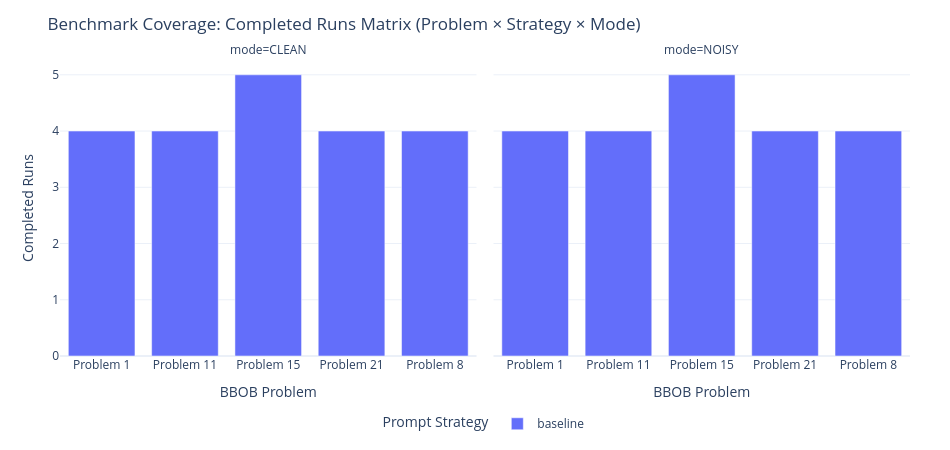

Source (notebook cell):
### Markdown cell above
## 2. Benchmark Coverage Matrix

### 🎯 Why we do this plot:
Cross-validation requires **matched pairs** — every configuration (Problem ID $\times$ Prompt Strategy) evaluated in CLEAN mode must have a corresponding run in NOISY mode. This plot verifies that our matrix is balanced and unbiased.

### 📖 How to read it:
- **X-axis**: BBOB Benchmark Target Problems (Problem 1, 8, 11, 15, 21).
- **Y-axis**: Number of completed experiment runs.
- **Faceted Panels**: Left panel shows `CLEAN` mode; right panel shows `NOISY` mode.

### 💡 Key Takeaway:
All 5 BBOB target problems have balanced, completed experiment runs across both CLEAN and NOISY modes, establishing a valid dataset for cross-validation.

### Code cell
# Plot 2: Coverage Heatmap Across Problem, Strategy, and Mode
df_completed = df_exp[df_exp['status'] == 'completed']
coverage = df_completed.groupby(['problem_label', 'prompt_strategy', 'mode']).size().reset_index(name='runs')

fig_cov = px.bar(
    coverage,
    x='problem_label',
    y='runs',
    color='prompt_strategy',
    facet_col='mode',
    barmode='group',
    title='Benchmark Coverage: Completed Runs Matrix (Problem × Strategy × Mode)',
    labels={'problem_label': 'BBOB Problem', 'runs': 'Completed Runs', 'prompt_strategy': 'Prompt Strategy'}
)
apply_clean_layout(fig_cov, height=450, width=950)
fig_cov.show()

### Figure 1 — Plotly figure (JSON) as saved in the notebook; plotly's stock layout.template omitted (floating-point values rounded to 4 significant figures)
{"data": [{"alignmentgroup": "True", "hovertemplate": "Prompt Strategy=baseline<br>mode=CLEAN<br>BBOB Problem=%{x}<br>Completed Runs=%{y}<extra></extra>", "legendgroup": "baseline", "marker": {"color": "#636efa", "pattern": {"shape": ""}}, "name": "baseline", "offsetgroup": "baseline", "orientation": "v", "showlegend": true, "textposition": "auto", "type": "bar", "x": ["Problem 1", "Problem 11", "Problem 15", "Problem 21", "Problem 8"], "xaxis": "x", "y": [4, 4, 5, 4, 4], "yaxis": "y"}, {"alignmentgroup": "True", "hovertemplate": "Prompt Strategy=baseline<br>mode=NOISY<br>BBOB Problem=%{x}<br>Completed Runs=%{y}<extra></extra>", "legendgroup": "baseline", "marker": {"color": "#636efa", "pattern": {"shape": ""}}, "name": "baseline", "offsetgroup": "baseline", "orientation": "v", "showlegend": false, "textposition": "auto", "type": "bar", "x": ["Problem 1", "Problem 11", "Problem 15", "Problem 21", "Problem 8"], "xaxis": "x2", "y": [4, 4, 5, 4, 4], "yaxis": "y2"}], "layout": {"annotations": [{"font": {}, "showarrow": false, "text": "mode=CLEAN", "x": 0.245, "xanchor": "center", "xref": "paper", "y": 1, "yanchor": "bottom", "yref": "paper"}, {"font": {}, "showarrow": false, "text": "mode=NOISY", "x": 0.755, "xanchor": "center", "xref": "paper", "y": 1, "yanchor": "bottom", "yref": "paper"}], "barmode": "group", "height": 450, "legend": {"orientation": "h", "title": {"text": "Prompt Strategy"}, "tracegroupgap": 0, "x": 0.5, "xanchor": "center", "y": -0.18, "yanchor": "top"}, "margin": {"b": 80, "l": 60, "r": 40, "t": 60}, "title": {"text": "Benchmark Coverage: Completed Runs Matrix (Problem × Strategy × Mode)"}, "width": 950, "xaxis": {"anchor": "y", "domain": [0, 0.49], "title": {"text": "BBOB Problem"}}, "xaxis2": {"anchor": "y2", "domain": [0.51, 1], "matches": "x", "title": {"text": "BBOB Problem"}}, "yaxis": {"anchor": "x", "domain": [0, 1], "title": {"text": "Completed Runs"}}, "yaxis2": {"anchor": "x2", "domain": [0, 1], "matches": "y", "showticklabels": false}}}
